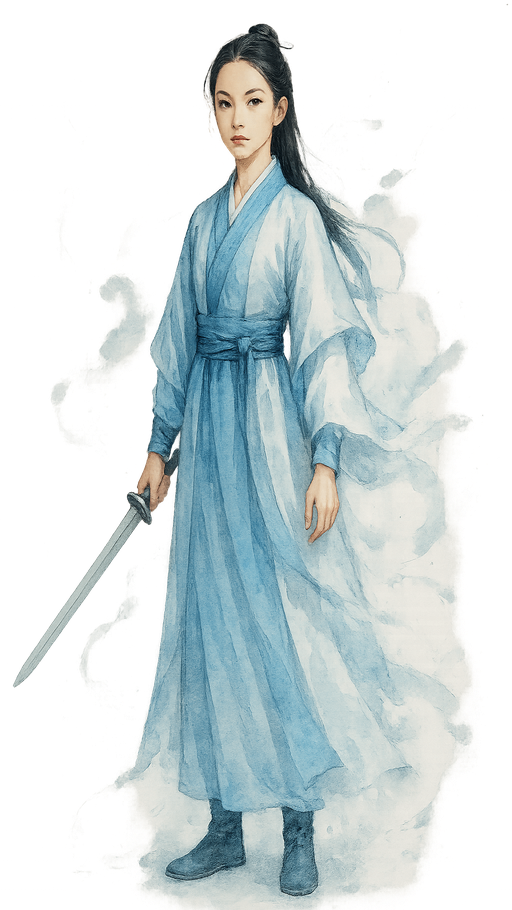
#> input picture resources/ui/portraits/full/jiang_ni.png, 512 x 910 px; its folder holds only this picture in this run
$ python crop_portrait_halfbody.py
#> lines starting #> are read from the running program, lines starting #| are printed output that depends on the picture
#!/usr/bin/env python3

from __future__ import annotations

import argparse
from dataclasses import dataclass
from pathlib import Path
from typing import Iterable

from PIL import Image


PROJECT_ROOT = Path(__file__).resolve().parent.parent
FULL_DIR = PROJECT_ROOT / "resources" / "ui" / "portraits" / "full"
HALF_DIR = PROJECT_ROOT / "resources" / "ui" / "portraits" / "half"
PREVIEW_PATH = Path("/tmp/portrait_preview.png")
OUTPUT_SIZE = 512
UPPER_BODY_RATIO = 0.45


@dataclass(frozen=True)
class CropConfig:
    x_offset_ratio: float = 0.0
    top_offset_ratio: float = 0.0


# Per-character offsets let us keep the crop ratio fixed while nudging
# framing when props or asymmetrical poses would otherwise pull center.
CONFIGS: dict[str, CropConfig] = {
    "xu_fengnian": CropConfig(),
    "jiang_ni": CropConfig(),
    "li_chungang": CropConfig(),
}


def parse_args() -> argparse.Namespace:
    parser = argparse.ArgumentParser(
        description="Crop transparent full-body portraits into 512x512 half-body portraits."
    )
    parser.add_argument(
        "--only",
        help="Only process one portrait by basename, without the .png extension.",
    )
    parser.add_argument(
        "--preview",
        action="store_true",
        help="Generate /tmp/portrait_preview.png with the output portraits stitched horizontally.",
    )
    return parser.parse_args()


def clamp(value: float, lower: float, upper: float) -> float:
    return max(lower, min(value, upper))


def square_crop_bounds(
    image_size: tuple[int, int],
    bbox: tuple[int, int, int, int],
    config: CropConfig,
) -> tuple[int, int, int, int]:
    image_width, image_height = image_size
    left, top, right, bottom = bbox
    bbox_width = right - left
    bbox_height = bottom - top
    crop_size = max(1.0, bbox_height * UPPER_BODY_RATIO)
    crop_top = top + bbox_height * config.top_offset_ratio
    max_top = max(0.0, image_height - crop_size)
    crop_top = clamp(crop_top, 0.0, max_top)

    center_x = left + (bbox_width / 2.0) + (bbox_width * config.x_offset_ratio)
    half_size = crop_size / 2.0
    crop_left = center_x - half_size
    max_left = max(0.0, image_width - crop_size)
    crop_left = clamp(crop_left, 0.0, max_left)

    crop_right = crop_left + crop_size
    crop_bottom = crop_top + crop_size
    return (
        int(round(crop_left)),
        int(round(crop_top)),
        int(round(crop_right)),
        int(round(crop_bottom)),
    )


def crop_halfbody(source_path: Path, output_path: Path, config: CropConfig) -> Image.Image:
    image = Image.open(source_path).convert("RGBA")
    alpha = image.getchannel("A")
    bbox = alpha.getbbox()
    if bbox is None:
        raise ValueError(f"{source_path} has no non-transparent pixels")

    crop_box = square_crop_bounds(image.size, bbox, config)
    cropped = image.crop(crop_box)
    resized = cropped.resize((OUTPUT_SIZE, OUTPUT_SIZE), Image.Resampling.LANCZOS)
    output_path.parent.mkdir(parents=True, exist_ok=True)
    resized.save(output_path)
    return resized


def collect_sources(only_name: str | None) -> list[Path]:
    if only_name:
        source_path = FULL_DIR / f"{only_name}.png"
        if not source_path.exists():
            raise FileNotFoundError(f"Portrait not found: {source_path}")
        return [source_path]
    return sorted(FULL_DIR.glob("*.png"))


def build_preview(images: Iterable[Image.Image]) -> None:
    rendered = list(images)
    if not rendered:
        return

    canvas = Image.new("RGBA", (OUTPUT_SIZE * len(rendered), OUTPUT_SIZE), (0, 0, 0, 0))
    for index, image in enumerate(rendered):
        canvas.alpha_composite(image, (index * OUTPUT_SIZE, 0))
    canvas.save(PREVIEW_PATH)


def main() -> int:
    args = parse_args()
    sources = collect_sources(args.only)
    rendered: list[Image.Image] = []

    for source_path in sources:
        portrait_name = source_path.stem
        config = CONFIGS.get(portrait_name, CropConfig())
        output_path = HALF_DIR / source_path.name
        rendered.append(crop_halfbody(source_path, output_path, config))
#> in crop_halfbody, image is the input picture: PIL image 512x910 RGBA; mean R, G, B, A 97.9, 107.9, 108.2, 120.2
#> in crop_halfbody, `alpha = image.getchannel("A")`:
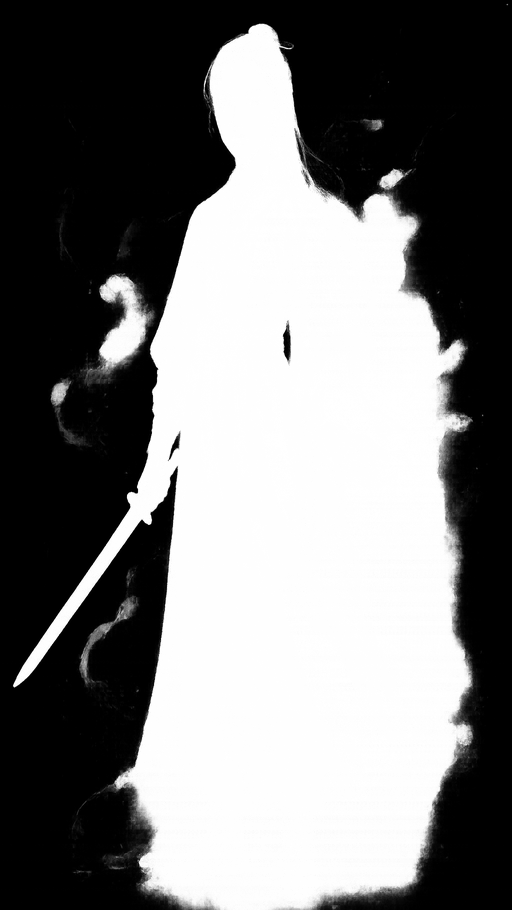
#> alpha: PIL image 512x910 L; min 0, max 255, mean 120.2
#> in crop_halfbody, `bbox = alpha.getbbox()`: bbox = (0, 3, 512, 910)
#> in square_crop_bounds, `left, top, right, bottom = bbox`: left = 0; top = 3; right = 512; bottom = 910
#> in square_crop_bounds, `bbox_width = right - left`: bbox_width = 512
#> in square_crop_bounds, `bbox_height = bottom - top`: bbox_height = 907
#> in square_crop_bounds, `crop_size = max(1.0, bbox_height * UPPER_BODY_RATIO)`: crop_size = 408.2
#> in square_crop_bounds, `crop_top = top + bbox_height * config.top_offset_ratio`: crop_top = 3
#> in square_crop_bounds, `max_top = max(0.0, image_height - crop_size)`: max_top = 501.8
#> in square_crop_bounds, `center_x = left + (bbox_width / 2.0) + (bbox_width * config.x_offset_r..`: center_x = 256
#> in square_crop_bounds, `half_size = crop_size / 2.0`: half_size = 204.1
#> in square_crop_bounds, `crop_left = center_x - half_size`: crop_left = 51.92
#> in square_crop_bounds, `max_left = max(0.0, image_width - crop_size)`: max_left = 103.8
#> in square_crop_bounds, `crop_right = crop_left + crop_size`: crop_right = 460.1
#> in square_crop_bounds, `crop_bottom = crop_top + crop_size`: crop_bottom = 411.2
#> in crop_halfbody, `crop_box = square_crop_bounds(image.size, bbox, config)`: crop_box = (52, 3, 460, 411)
#> in crop_halfbody, `cropped = image.crop(crop_box)`:
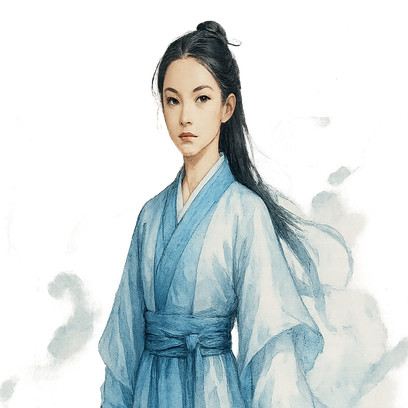
#> cropped: PIL image 408x408 RGBA; mean R, G, B, A 89.3, 97.2, 96.6, 108.1; transparent parts drawn white
        print(f"{source_path.name} -> {output_path}")

    if args.preview:
        build_preview(rendered)
        print(f"preview -> {PREVIEW_PATH}")

    return 0


if __name__ == "__main__":
    raise SystemExit(main())
#> (the program exits here)

$ run again, on resources/ui/portraits/full/xu_fengnian.png
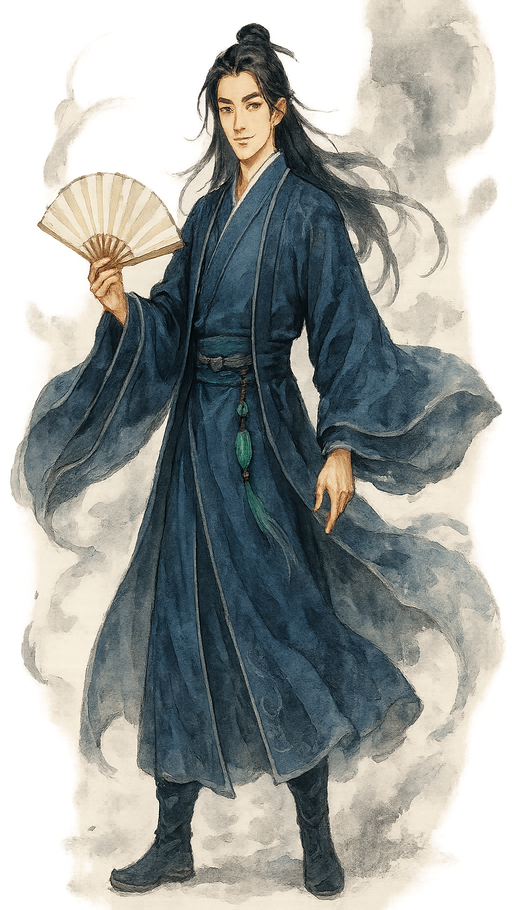
#> input picture resources/ui/portraits/full/xu_fengnian.png, 512 x 910 px
#> in crop_halfbody, image is the input picture: PIL image 512x910 RGBA; mean R, G, B, A 111.9, 114.7, 110.3, 189.2
#> in crop_halfbody, `alpha = image.getchannel("A")`:
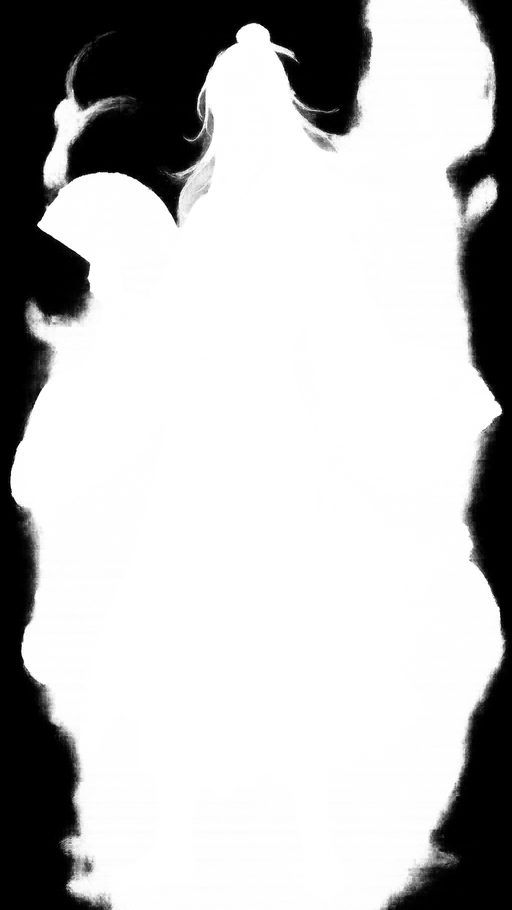
#> alpha: PIL image 512x910 L; min 0, max 255, mean 189.2
#> bbox = (0, 0, 512, 910)
#> left = 0; right = 512; bottom = 910
#> bbox_width = 512
#> bbox_height = 910
#> crop_size = 409.5
#> crop_top = 0
#> max_top = 500.5
#> center_x = 256
#> half_size = 204.8
#> crop_left = 51.25
#> max_left = 102.5
#> crop_right = 460.8
#> crop_bottom = 409.5
#> crop_box = (51, 0, 461, 410)
#> in crop_halfbody, `cropped = image.crop(crop_box)`:
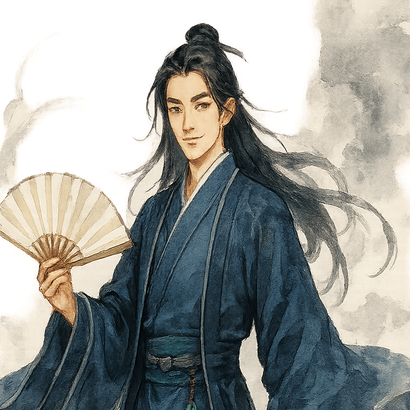
#> cropped: PIL image 410x410 RGBA; mean R, G, B, A 112.4, 113.8, 108.2, 191.5; transparent parts drawn white
